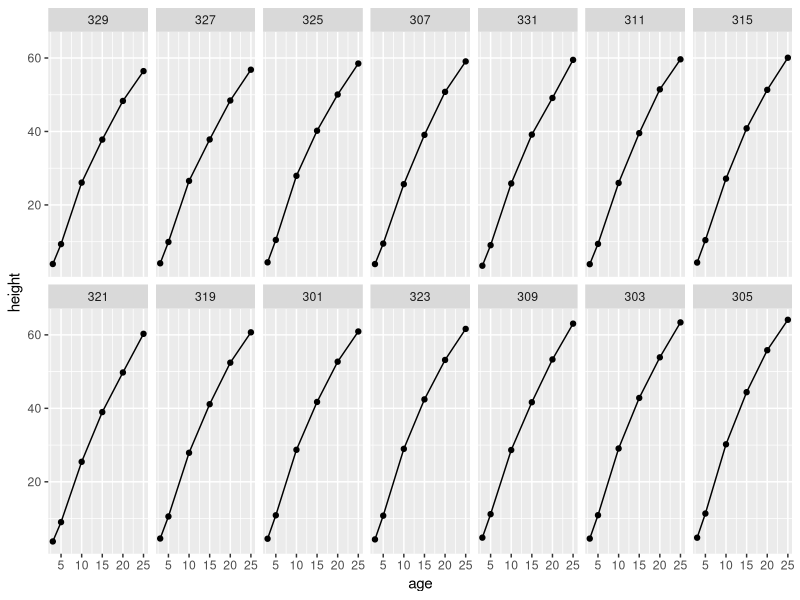
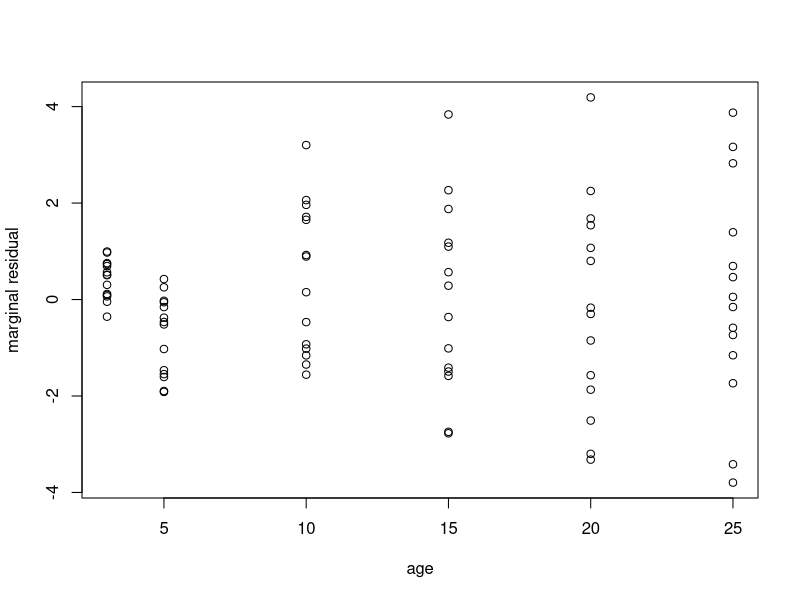
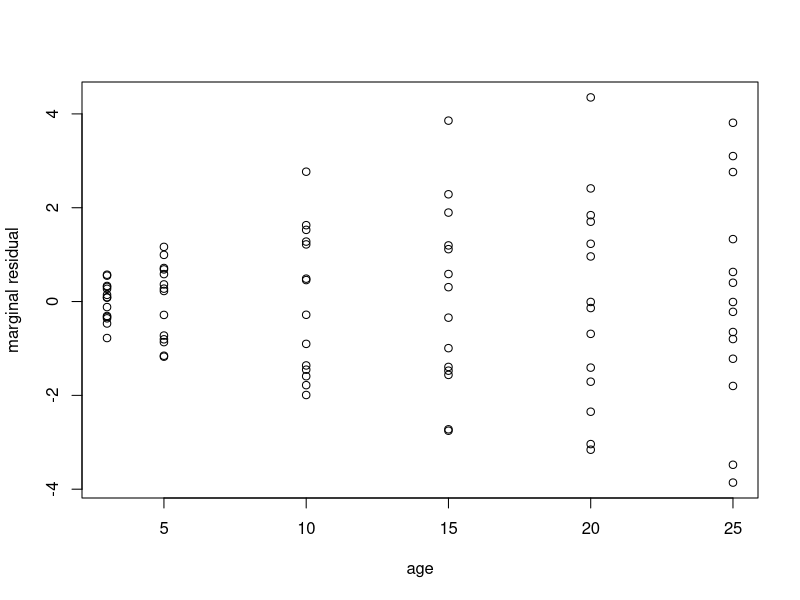
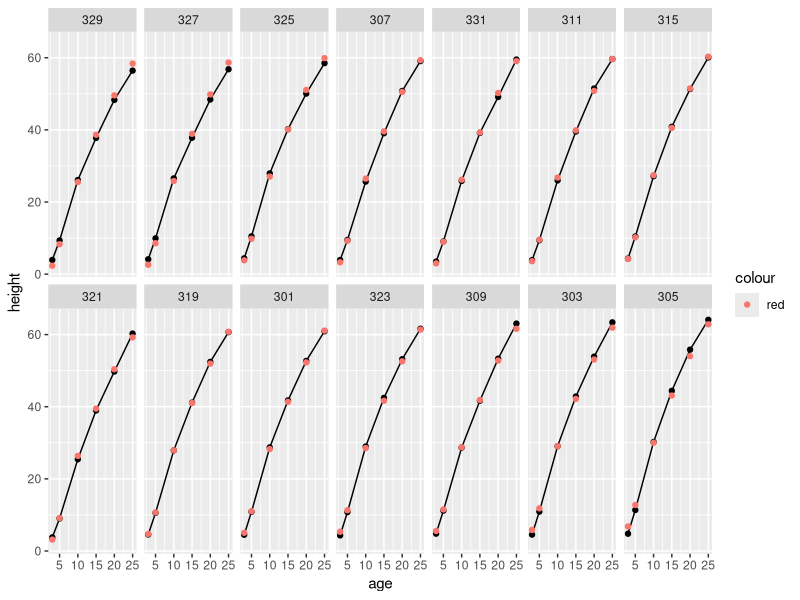
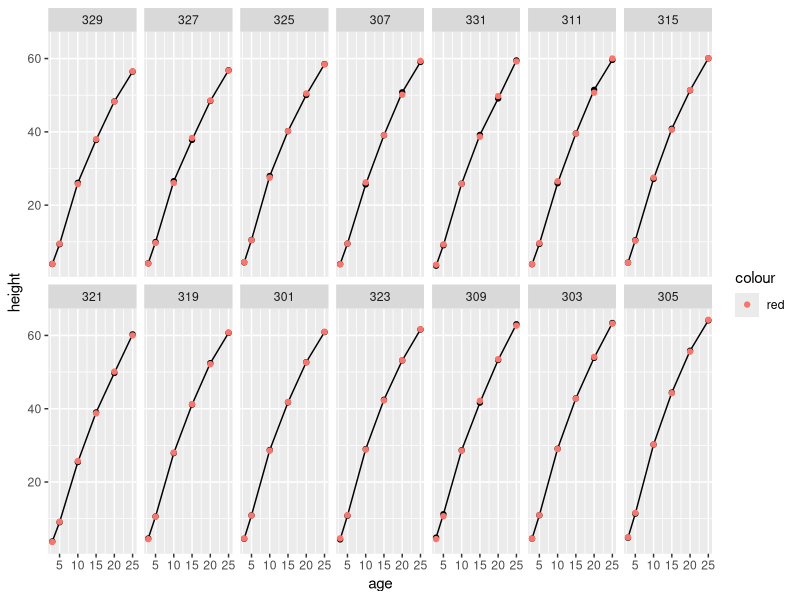

These charts were generated, in order, by the following R code: (Note: this script raises an error after producing the figures.)
## ---- chunk 1
library(nlme)

# aggregated model
Mach.agg <- aggregate(score~Machine*Worker, data = Machines, FUN=mean)

m2 <- lm(score~Machine+Worker, data = Mach.agg)

anova(m2)

# full model with interaction
m0 <- lm(score~Machine*Worker, data = Machines)

anova(m0)

(142.18*3/10)/(33.29/36)
1-pf((142.18*3/10)/(33.29/36), 10, 36)

# additive model (no interaction)
m1 <- lm(score~Machine+Worker, data = Machines)

anova(m1)

anova(m1,m0)



## ---- chunk 2
library(nlme)
library(ggplot2)
head(Loblolly)
ggplot(data = Loblolly) + 
  geom_line(mapping = aes(x = age, y = height)) + 
  geom_point(mapping = aes(x = age, y = height)) + 
  facet_wrap(~ Seed, nrow = 2)

## ---- chunk 3
lmc <- lmeControl(niterEM=1000,msMaxIter=1000,msMaxEval=1000)

model1 <- lme(height ~ poly(age,3), data = Loblolly,
random = list(Seed = ~ poly(age,3)),
correlation = corAR1(form = ~ age|Seed), control = lmc)

summary(model1)
## ---- chunk 4
bdiag_m <- function(lmat) {
    ## Copyright (C) 2016 Martin Maechler, ETH Zurich
    if(!length(lmat)) return(new("dgCMatrix"))
    stopifnot(is.list(lmat), is.matrix(lmat[[1]]),
              (k <- (d <- dim(lmat[[1]]))[1]) == d[2], # k x k
              all(vapply(lmat, dim, integer(2)) == k)) # all of them
    N <- length(lmat)
    if(N * k > .Machine$integer.max)
        stop("resulting matrix too large; would be  M x M, with M=", N*k)
    M <- as.integer(N * k)
    ## result: an   M x M  matrix
    new("dgCMatrix", Dim = c(M,M),
        ## 'i :' maybe there's a faster way (w/o matrix indexing), but elegant?
        i = as.vector(matrix(0L:(M-1L), nrow=k)[, rep(seq_len(N), each=k)]),
        p = k * 0L:M,
        x = as.double(unlist(lmat, recursive=FALSE, use.names=FALSE)))
}
## ---- chunk 5
library(lme4)
model2lmer <- lmer(height ~ poly(age,3) + (poly(age,3) | Seed), data = Loblolly, control = lmerControl(optimizer="Nelder_Mead", optCtrl = list(maxfun = 100000), check.conv.grad = .makeCC("warning", tol = 0.71, relTol = NULL)))
Z <- model.matrix(model2lmer, type = 'random')
psi_i <- getVarCov(model1)
psi <- bdiag_m(list(psi_i,psi_i,psi_i,psi_i,psi_i,psi_i,psi_i,psi_i,psi_i,psi_i,psi_i,psi_i,psi_i,psi_i))
inv_psi <- solve(psi)
phi <- coef(model1$modelStruct$corStruct, unconstrained = FALSE)
L <- (summary(model1)$sigma^2)*diag(nrow(Loblolly))
for(i in 1:nrow(L)){
  for(j in nrow(L)){
    if(j==(i+1)||j==(i-1)){
      L[i,j] <- phi
    }
  }
}
invL <- solve(L)
A <- inv_psi+t(Z)%*%invL%*%Z
invA <- solve(A)
P<-invL-invL%*%Z%*%invA%*%t(Z)%*%invL
X <- model.matrix(model2lmer, type = 'fixed')
cov.beta.hat <- solve(t(X)%*%P%*%X)
Y <- Loblolly$height
beta.hat <- cov.beta.hat%*%t(X)%*%P%*%Y
beta.hat
cov.beta.hat
beta.hat / sqrt(diag(cov.beta.hat)) # t-values
1-pchisq(as.numeric((beta.hat / sqrt(diag(cov.beta.hat)))^2), 1) # rough p-values
1-pf(as.numeric((beta.hat / sqrt(diag(cov.beta.hat)))^2), 1, nrow(Loblolly)-4)
## ---- chunk 6
model2 <- lme(height ~ poly(age,3), data = Loblolly,
random = list(Seed = ~ poly(age,3)),
correlation = NULL, control = lmc)

summary(model2)
## ---- chunk 7
library(lme4)
model2lmer <- lmer(height ~ poly(age,3) + (poly(age,3) | Seed), data = Loblolly, control = lmerControl(optimizer="Nelder_Mead", optCtrl = list(maxfun = 100000), check.conv.grad = .makeCC("warning", tol = 0.71, relTol = NULL)))
summary(model2lmer)
## ---- chunk 8
marginal.resids <- Loblolly$height - model.matrix(model2lmer, type = 'fixed')%*%fixef(model2lmer)
plot(Loblolly$age, marginal.resids, xlab = 'age', ylab = 'marginal residual')
## ---- chunk 9
library(lme4)
model3lmer <- lmer(height ~ poly(age,5) + (1 | Seed), data = Loblolly, control = lmerControl(optimizer="Nelder_Mead", optCtrl = list(maxfun = 100000), check.conv.grad = .makeCC("warning", tol = 0.71, relTol = NULL)))
marginal.resids3 <- Loblolly$height - model.matrix(model3lmer, type = 'fixed')%*%fixef(model3lmer)
plot(Loblolly$age, marginal.resids3, xlab = 'age', ylab = 'marginal residual')
## ---- chunk 10
Loblolly$fitted3 <- fitted(model3lmer)

ggplot(data = Loblolly) + 
  geom_line(mapping = aes(x = age, y = height)) + 
  geom_point(mapping = aes(x = age, y = height)) + 
  geom_point(mapping = aes(x = age, y = fitted3, color = 'red')) +
  facet_wrap(~ Seed, nrow = 2)
## ---- chunk 11
model4lmer <- lmer(height ~ poly(age,5) + (poly(age,2) | Seed), data = Loblolly, control = lmerControl(optimizer="Nelder_Mead", optCtrl = list(maxfun = 100000), check.conv.grad = .makeCC("warning", tol = 0.71, relTol = NULL)))
marginal.resids4 <- Loblolly$height - model.matrix(model4lmer, type = 'fixed')%*%fixef(model4lmer)
Loblolly$fitted4 <- fitted(model4lmer)
ggplot(data = Loblolly) + 
  geom_line(mapping = aes(x = age, y = height)) + 
  geom_point(mapping = aes(x = age, y = height)) + 
  geom_point(mapping = aes(x = age, y = fitted4, color = 'red')) +
  facet_wrap(~ Seed, nrow = 2)
## ---- chunk 12
Z <- model.matrix(model4lmer, type = 'random')
dim_cov <- dim(attr(VarCorr(model4lmer)[1]$Seed, 'correlation'))[1]
psi_i <- as.matrix(VarCorr(model4lmer)[1]$Seed[1:dim_cov,1:dim_cov])
psi <- bdiag_m(list(psi_i,psi_i,psi_i,psi_i,psi_i,psi_i,psi_i,psi_i,psi_i,psi_i,psi_i,psi_i,psi_i,psi_i))
inv_psi <- solve(psi)
phi <- coef(model1$modelStruct$corStruct, unconstrained = FALSE)
L <- (summary(model4lmer)$sigma^2)*diag(nrow(Loblolly))
invL <- solve(L)
A <- inv_psi+t(Z)%*%invL%*%Z
invA <- solve(A)
P<-invL-invL%*%Z%*%invA%*%t(Z)%*%invL
X <- as.matrix(model.matrix(model4lmer, type = 'fixed'))
cov.beta.hat <- solve(t(X)%*%P%*%X)
Y <- Loblolly$height
beta.hat <- cov.beta.hat%*%t(X)%*%P%*%Y
Pi <- as.matrix(P)[1:6,1:6]
cholPi <- t(solve(chol(solve(Pi))))
standardized_resids <- rep(NA,84)
seed=1
cov.check <- 0
for(i in 1:14){
  standardized_resids[(seed-1)*6+(1:6)] <- t(cholPi)%*%marginal.resids4[(seed-1)*6+(1:6)]
  cov.check <- cov.check + sum((diag(6)-standardized_resids[(seed-1)*6+(1:6)]%*%t(standardized_resids[(seed-1)*6+(1:6)]))^2)
  seed <- seed + 1
}

Loblolly$standardized_resids <- standardized_resids

library(tidyverse)
Loblolly<-Loblolly %>% 
  group_by(Seed) %>% 
  mutate(sd_stan_resids = sd(standardized_resids)) %>% 
  arrange(sd_stan_resids) %>%
  ungroup()

Loblolly$Seed <- factor(Loblolly$Seed, ordered = FALSE, levels = unique(Loblolly$Seed))

plot(Loblolly$Seed, Loblolly$standardized_resids, xlab = 'Seed', ylab = 'standardized marginal residual', ylim = c(-6,6))

fakedata <- cbind(rnorm(84), c(rep(1,6),rep(2,6),rep(3,6),rep(4,6),
                                rep(5,6),rep(6,6),rep(7,6),rep(8,6),
                                rep(9,6),rep(10,6),rep(11,6),rep(12,6),
                                rep(13,6),rep(14,6)))

fakedata <- data.frame(fakedata)

fakedata<-fakedata %>% 
  group_by(X2) %>% 
  mutate(sd_X1 = sd(X1)) %>% 
  arrange(sd_X1) %>%
  ungroup()

fakedata$X2 <- factor(fakedata$X2, ordered = FALSE, levels = unique(fakedata$X2))

plot(fakedata$X2, fakedata$X1, xlab = 'random normals', ylab = 'sample standard deviation', ylim = c(-6,6))

B <- (diag(nrow(Loblolly)) - Z%*%invA%*%t(Z)%*%invL)
P2 <- B%*%solve(P)%*%t(B)
cholP2 <- t(solve(chol(P2)))
standardized_conditional_residuals <- cholP2%*%(Y - Loblolly$fitted4)
qqnorm(standardized_conditional_residuals)
qqline(standardized_conditional_residuals)
shapiro.test(as.numeric(standardized_conditional_residuals))

## ---- chunk 13
anova(model1, model2)

model2ml <- lme(height ~ poly(age,3), data = Loblolly,
random = list(Seed = ~ poly(age,3)),
correlation = NULL, control = lmc, method = 'ML')
summary(model2ml)

model1ml <- lme(height ~ poly(age,3), data = Loblolly,
random = list(Seed = ~ poly(age,3)),
correlation = corAR1(form = ~ age|Seed), control = lmc, method = 'ML')

summary(model1ml)
anova(model1ml, model2ml)
## ---- chunk 14
summary(model2lmer)

library(lmerTest)
X <- poly(Loblolly$age,3)
Loblolly$linear <- X[,1]
Loblolly$quadratic <- X[,2]
Loblolly$cubic <- X[,3]
model2lmer <- lmer(height ~ linear+quadratic+cubic + (linear+quadratic+cubic | Seed), data = Loblolly, control = lmerControl(optimizer="Nelder_Mead", optCtrl = list(maxfun = 100000), check.conv.grad = .makeCC("warning", tol = 0.71, relTol = NULL)))
summary(model2lmer)

anova(model2lmer, type = 'III', ddf = 'lme4')
anova(model2lmer, type = 'III', ddf = 'Satt')
anova(model2lmer, type = 'III', ddf = 'Ken')

model3lmer <- lmer(height ~ linear+quadratic + (linear+quadratic | Seed), data = Loblolly)
summary(model3lmer)

anova(model3lmer, type = 'III', ddf = 'lme4')
anova(model3lmer, type = 'III', ddf = 'Satt')
anova(model3lmer, type = 'III', ddf = 'Ken')

anova(model3lmer, model2lmer)
## ---- chunk 15
fun <- function(model) summary(model)$coefficients[,1]
#booted <- bootMer(model2lmer, fun, 100, type = 'parametric')

library(boot)
#boot.ci(booted, conf = 0.95, type = 'basic', index = 1)
#boot.ci(booted, conf = 0.95, type = 'basic', index = 2)
#boot.ci(booted, conf = 0.95, type = 'basic', index = 3)
#boot.ci(booted, conf = 0.95, type = 'basic', index = 4)
